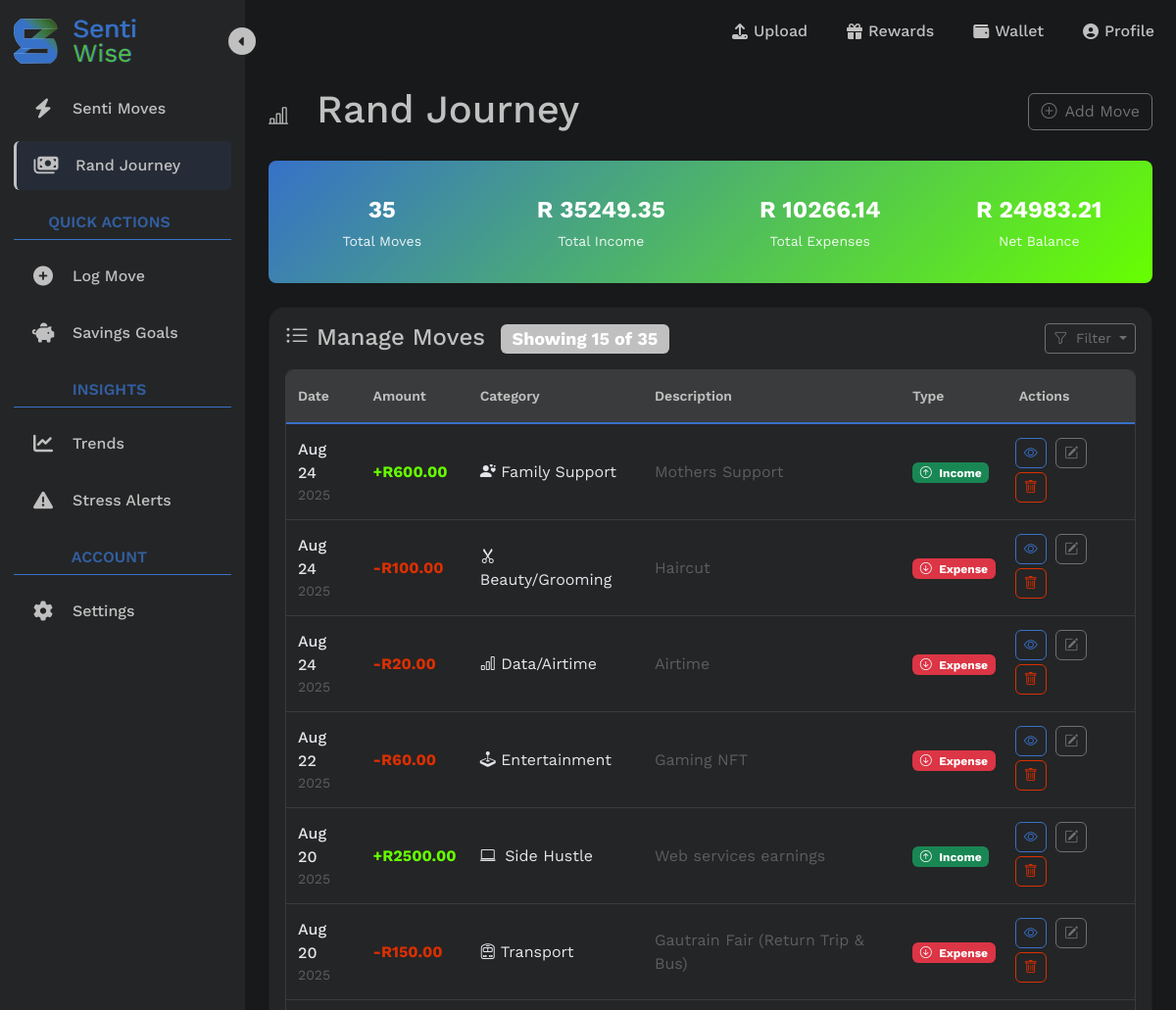
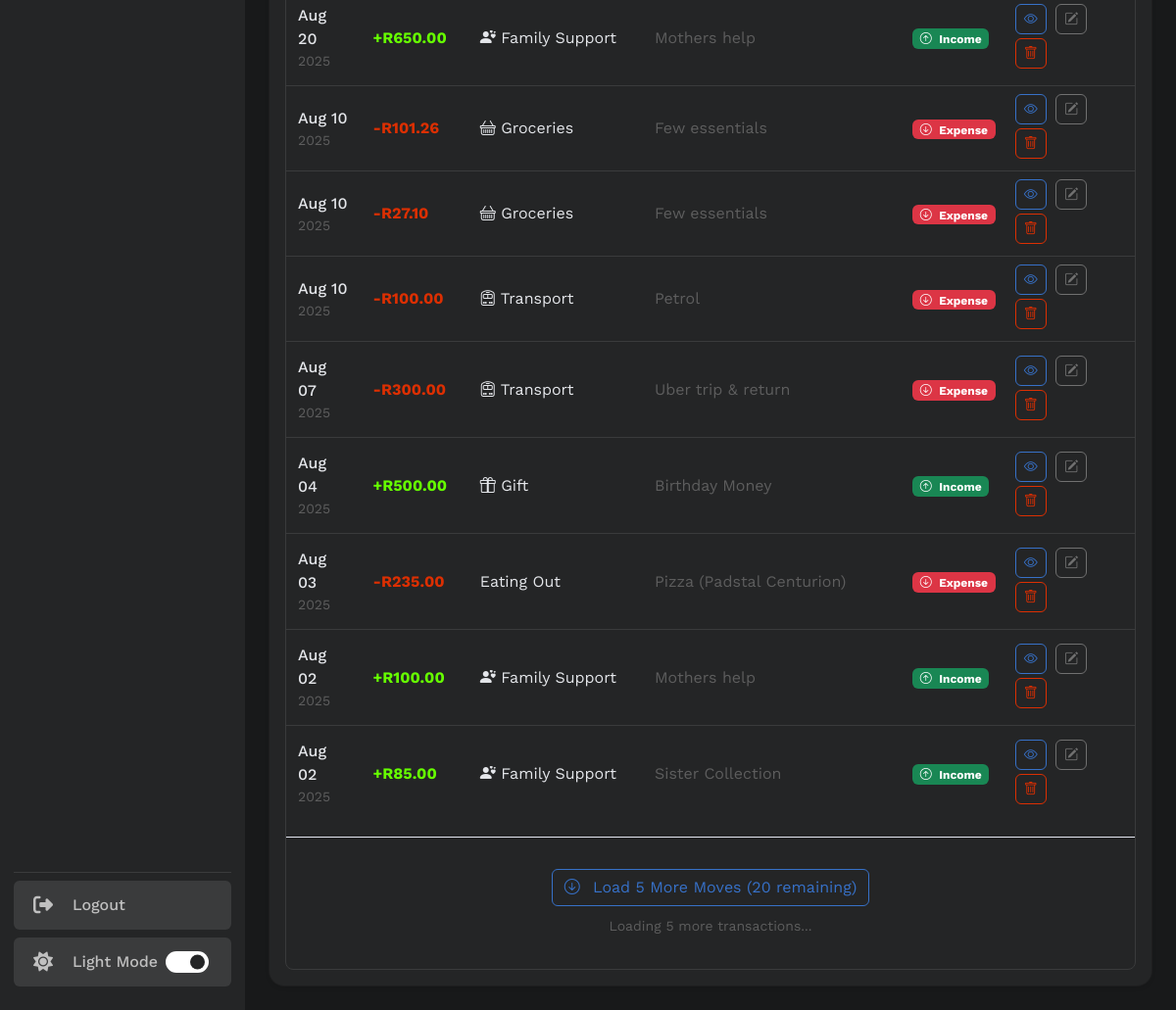
Before: /transactions/list/ (signed in) with the older database file (2 pictures, top to bottom).
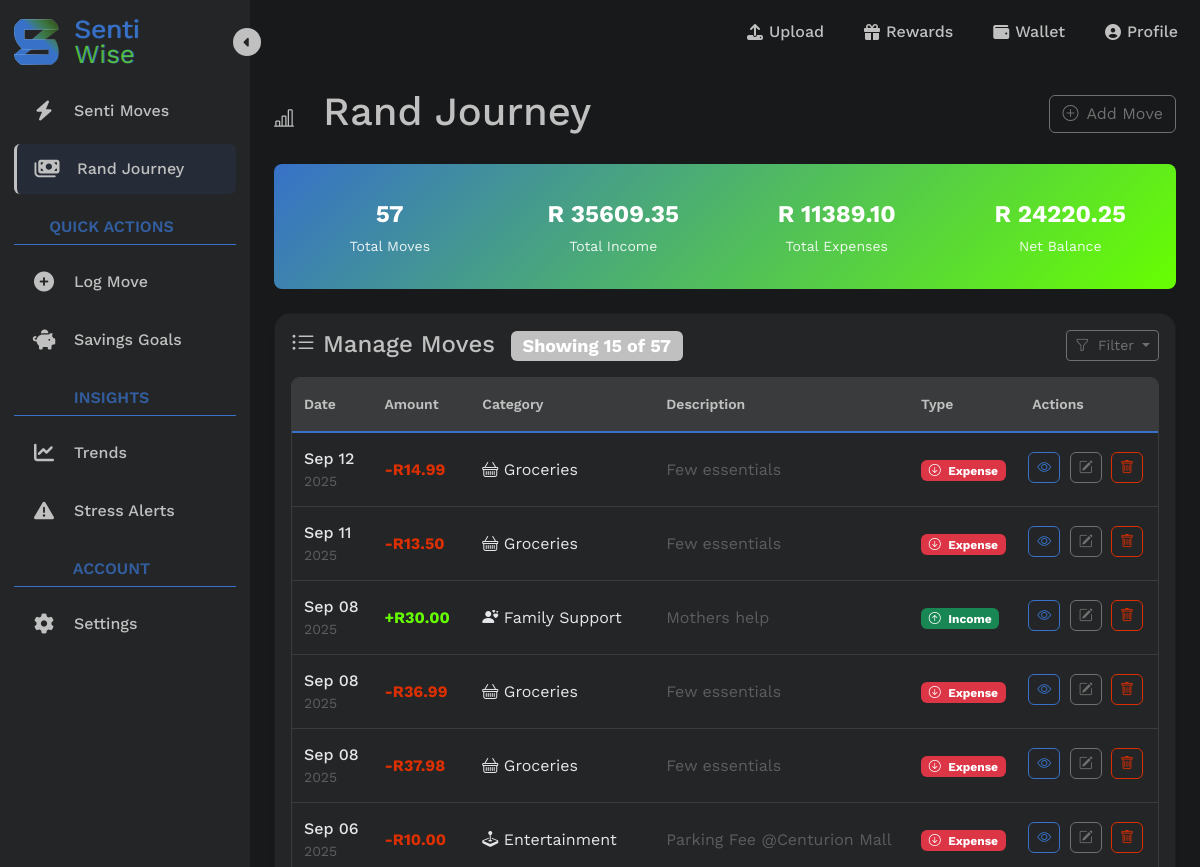
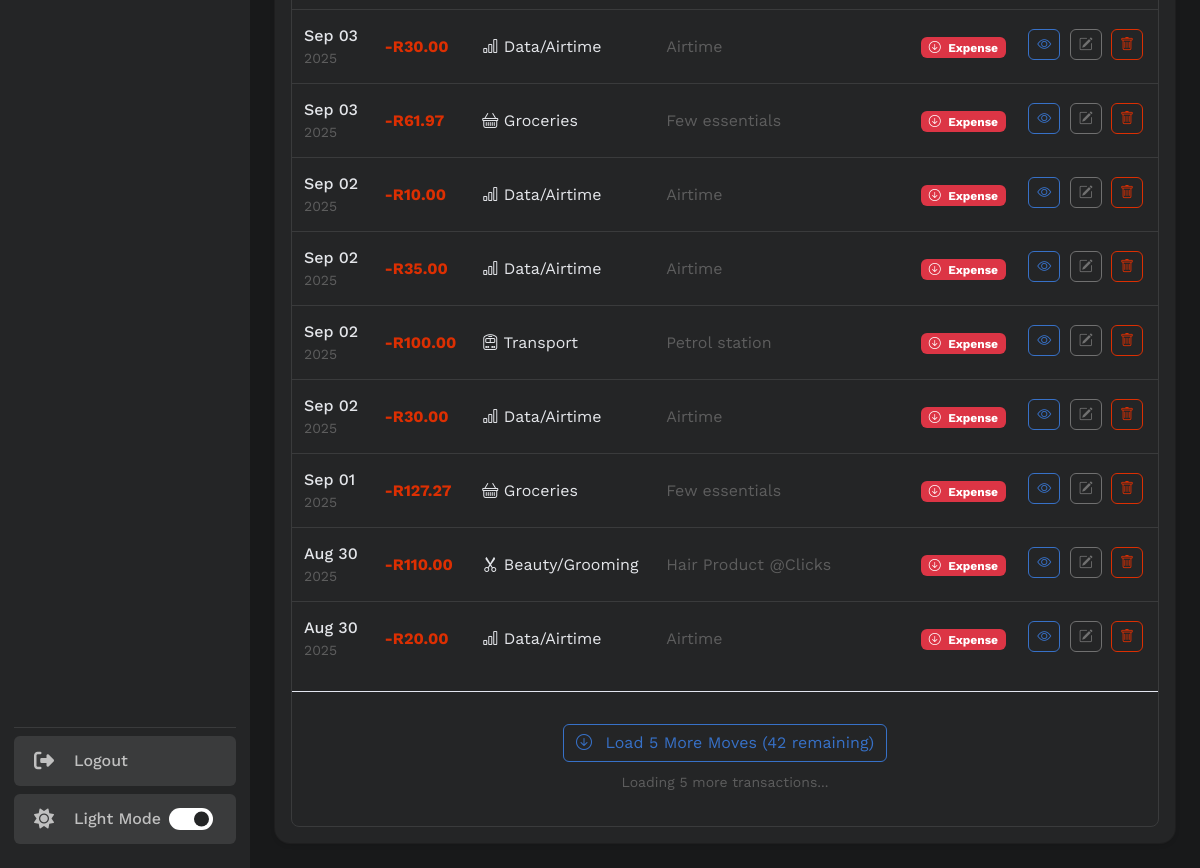
After: the same page with the newer database file (2 pictures, top to bottom).
### transactions/models.py (models this page shows, shortened)
class Transaction(models.Model):
    TRANSACTION_TYPES = (
        ('income', 'Income'),
        ('expense', 'Expense'),
    )
    user = models.ForeignKey(User, on_delete=models.CASCADE, related_name='transactions')
    amount = models.DecimalField(max_digits=10, decimal_places=2)
    category = models.CharField(max_length=22, choices=Category.DEFAULT_CATEGORIES) # preset categories in form
    date = models.DateField()
    type = models.CharField(max_length=7, choices=TRANSACTION_TYPES)
    description = models.CharField(max_length=255, blank=True)

### transactions/views.py (the view)
# urls.py: path('transactions/list/', transactions_list_page, name='list_transaction'), # Read: list all
@login_required(login_url='login')
def transactions_list_page(request):
    print(f"DEBUG: GET parameters: {dict(request.GET)}")
    transaction_filter = TransactionFilter(
        request.GET,
        queryset = Transaction.objects.filter(user=request.user).order_by('-date')
    )
    print(f"DEBUG: Filter form is_valid: {transaction_filter.form.is_valid()}")
    print(f"DEBUG: Filter form data: {transaction_filter.form.data}")
    print(f"DEBUG: Filter form cleaned_data: {getattr(transaction_filter.form, 'cleaned_data', 'No cleaned_data')}")
    filtered_qs = transaction_filter.qs
    print(f"DEBUG: SQL Query: {str(filtered_qs.query)}")
    print(f"DEBUG: Filtered count: {filtered_qs.count()}")
    sample_transactions = list(filtered_qs[:5])
    print(f"DEBUG: Sample transaction types: {[t.type for t in sample_transactions]}")
    page = request.GET.get('page', 1)
    page_size = int(request.GET.get('page_size', 15)) # Initial load: 15, subsequent: 5
    if request.headers.get('X-Requested-With') == 'XMLHttpRequest':
        return handle_ajax_transactions(request, filtered_qs)
    paginator = Paginator(filtered_qs, 15)
    initial_transactions = paginator.get_page(1)
    net_totals = filtered_qs.aggregate(
        net_income = Sum('amount', filter=Q(type='income')),
        net_expenses = Sum('amount', filter=Q(type='expense'))
    )
    net_income = net_totals['net_income'] or 0
    net_expenses = net_totals['net_expenses'] or 0
    net_balance = net_income - net_expenses
    context = {
        'transactions': initial_transactions,
        'total_count': filtered_qs.count(),
        'initial_load_count': len(initial_transactions),
        'total_income': float(net_income),
        'total_expenses': float(net_expenses),
        'net_balance': float(net_balance), # Net Balance
        'has_more': initial_transactions.has_next(),
        'current_page': 1,
        'filter': transaction_filter,
        'current_filter_type': request.GET.get('transaction_type', 'all')
    }
    return render(request, "transactions/list_transaction.html", context)

### transactions/templates/transactions/list_transaction.html (shortened to what the changed rows need)
{% extends 'transactions/testing-new-sidebar/index-2.html' %}
{% load crispy_forms_tags %}
{% load static %}
{% load sass_tags %}
{% block main_content %}
<main class="tracker-main-content p-4 flex-grow-1">
    <div class="d-flex justify-content-between align-items-center mb-4">
        <div>
            <h1 class="text-primary mb-1"><i class="bi bi-bar-chart-line me-3 fs-5"></i>
                Rand Journey
            </h1>
        </div>
    </div>
    <div class="row g-3 mb-4">
        <div class="col-12">
            <div class="stats-summary p-3">
                <div class="row text-center">
                    <div class="col-6 col-md-3">
                        <div class="stat-item">
                            <div class="stat-value">{{ total_count }}</div>
                            <div class="stat-label">Total Moves</div>
                        </div>
                    </div>
                    <div class="col-6 col-md-3">
                        <div class="stat-item">
                            <div class="stat-value">R {{ total_income|floatformat:2 }}</div>
                            <div class="stat-label">Total Income</div>
                        </div>
                    </div>
                    <div class="col-6 col-md-3">
                        <div class="stat-item">
                            <div class="stat-value">R {{ total_expenses|floatformat:2 }}</div>
                            <div class="stat-label">Total Expenses</div>
                        </div>
                    </div>
                    <div class="col-6 col-md-3">
                        <div class="stat-item">
                            <div class="stat-value">R {{ net_balance|floatformat:2 }}</div>
                            <div class="stat-label">Net Balance</div>
                        </div>
                    </div>
                </div>
            </div>
        </div>
    </div>
    <div class="card bg-card-color shadow-sm mobile-scroll-fade">
        <div class="card-body">
            <div class="top-items d-flex justify-content-between align-items mb-3">
                <h4 class="card-title text-primary mb-0">
                    <span class="badge bg-primary ms-2">
                        Showing <span id="showingCount">{{ initial_load_count|default:transactions.count }}</span>
                        of <span id="totalTransactions">{{ total_count }}</span>
                    </span>
                </h4>
            </div>
            {% if total_count > 0 %}
            <div class="table-responsive">
                <table class="table table-hover">
                    <thead>
                        <tr>
                            <th>Date</th>
                            <th>Amount</th>
                            <th>Category</th>
                            <th>Description</th>
                            <th>Type</th>
                            <th>Actions</th>
                        </tr>
                    </thead>
                    <tbody id="transactionsTableBody">
                        {% for t in transactions %}
                        <tr>
                            <td data-label="Date">
                                <div class="d-flex flex-column">
                                    <span class="fw-medium">{{ t.date|date:"M d" }}</span>
                                    <small class="text-muted">{{ t.date|date:"Y" }}</small>
                                </div>
                            </td>
                            <td data-label="Amount">
                                <span class="fw-bold {% if t.type == 'income' %}text-success{% else %}text-danger{% endif %}">
                                    {% if t.type == 'income' %}+{% else %}-{% endif %}R{{ t.amount }}
                                </span>
                            </td>
                            <td data-label="Category">
                                <div class="category-icon-text">
                                    {% if t.category == 'SALARY' %}
                                    <i class="bi bi-briefcase me-1"></i> Work/Salary
                                    {% elif t.category == 'SIDE_HUSTLE' %}
                                    <i class="bi bi-laptop me-1"></i> Side Hustle
                                    {% elif t.category == 'BUSARY' %}
                                    <i class="bi bi-mortarboard"></i> Scholarship/Bursary
                                    {% elif t.category == 'ALLOWANCE' %}
                                    <i class="bi bi-person-hearts"></i> Family Support
                                    {% elif t.category == 'STUDENT_LOAN' %}
                                    <i class="bi bi-buildings"></i> Student Loan
                                    {% elif t.category == 'GRANT' %}
                                    <i class="bi bi-clipboard-check"></i> Grant
                                    {% elif t.category == 'GIFT' %}
                                    <i class="bi bi-gift"></i> Gift
                                    {% elif t.category == 'GROCERIES' %}
                                    <i class="bi bi-basket"></i> Groceries
                                    {% elif t.category == 'RENT' %}
                                    <i class="bi bi-house"></i> Rent/Accomodation
                                    {% elif t.category == 'TRANSPORT' %}
                                    <i class="bi bi-train-front"></i> Transport
                                    {% elif t.category == 'DATA' %}
                                    <i class="bi bi-bar-chart"></i> Data/Airtime
                                    {% elif t.category == 'GYM' %}
                                    <i class="bi bi-heart-pulse-fill"></i> Gym/Fitness
                                    {% elif t.category == 'INSURANCE' %}
                                    <i class="bi bi-bank"></i> Insurance
                                    {% elif t.category == 'DEBT' %}
                                    <i class="bi bi-credit-card"></i> Debt Repayment
                                    {% elif t.category == 'ENTERTAINMENT' %}
                                    <i class="bi bi-joystick"></i> Entertainment
                                    {% elif t.category == 'DINING' %}
                                     Eating Out
                                    {% elif t.category == 'EDUCATION' %}
                                    <i class="bi bi-book"></i> Education
                                    {% elif t.category == 'HEALTH' %}
                                    <i class="bi bi-bandaid"></i> Health/Medical
                                    {% elif t.category == 'CLOTHING' %}
                                    <i class="bi bi-bag"></i> Clothing
                                    {% elif t.category == 'SAVINGS' %}
                                    <i class="bi bi-piggy-bank"></i> Savings/Invenstments
                                    {% elif t.category == 'SUBSCRIPTIONS' %}
                                    <i class="bi bi-person-vcard"></i> Subscriptions
                                    {% elif t.category == 'PERSONAL_GROOMING' %}
                                    <i class="bi bi-scissors"></i> Beauty/Grooming
                                    {% else %}
                                    {{ category_display|default:t.category }}
                                    {% endif %}
                                </div>
                            </td>
                            <td data-label="Description" class="d-none d-md-table-cell">
                                <span class="text-muted">{{ t.description|truncatechars:50 }}</span>
                            </td>
                            <td data-label="Type">
                                <span class="badge {% if t.type == 'income' %}bg-success{% else %}bg-danger{% endif %}">
                                    <i class="bi {% if t.type == 'income' %}bi-arrow-up-circle{% else %}bi-arrow-down-circle{% endif %} me-1"></i>
                                    {{ t.type|title }}
                                </span>
                            </td>
                            <td data-label="Actions" class="actions">
                                <div class="d-none d-md-block">
                                    <a href="{% url 'detail_transaction' t.id %}" class="btn btn-sm btn-outline-primary rounded" title="View Details">
                                        <i class="bi bi-eye"></i>
                                    </a>
                                    <a href="{% url 'edit_transaction' t.id %}" class="btn btn-sm btn-outline-dark rounded" title="Edit">
                                        <i class="bi bi-pencil-square"></i>
                                    </a>
                                    <a href="{% url 'delete_transaction' t.id %}" class="btn btn-sm btn-outline-danger rounded" title="Delete">
                                        <i class="bi bi-trash"></i>
                                    </a>
                                </div>
                            </td>
                        </tr>
                        {% endfor %}
                    </tbody>
                </table>
                {% if has_more %}
                <div class="load-more-container" id="loadMoreContainer">
                    <button class="btn btn-outline-primary btn-load-more" id="loadMoreBtn">
                        <span class="load-text">
                        </span>
                    </button>
                    <div class="mt-2">
                        <small class="text-muted">
                            Loading <span id="loadingBatch">5</span> more transactions...
                        </small>
                    </div>
                </div>
                {% endif %}
            </div>
            {% endif %}
        </div>
    </div>
</main>
{% endblock %}

Changed rows visible on the page:
no longer on this page (row edited): Transaction: date "Aug 24", date "2025", amount "600.00", category "ALLOWANCE" (drawn), description "Mothers Support", type "Income"
no longer on this page (row edited): Transaction: date "Aug 24", date "2025", amount "100.00", shows "Beauty/Grooming", description "Haircut", type "Expense"
no longer on this page (row unchanged): Transaction: date "Aug 24", date "2025", amount "20.00", category "DATA" (drawn), description "Airtime", type "Expense"
no longer on this page (row unchanged): Transaction: date "Aug 22", date "2025", amount "60.00", category "ENTERTAINMENT" (drawn), description "Gaming NFT", type "Expense"
no longer on this page (row unchanged): Transaction: date "Aug 20", date "2025", amount "2500.00", category "SIDE_HUSTLE" (drawn), description "Web services earnings", type "Income"
no longer on this page (row unchanged): Transaction: date "Aug 20", date "2025", amount "150.00", category "TRANSPORT" (drawn), description "Gautrain Fair (Return Trip & Bus)", type "Expense"
no longer on this page (row unchanged): Transaction: date "Aug 20", date "2025", amount "650.00", category "ALLOWANCE" (drawn), description "Mothers help", type "Income"
no longer on this page (row unchanged): Transaction: date "Aug 10", date "2025", amount "101.26", category "GROCERIES" (drawn), description "Few essentials", type "Expense"
no longer on this page (row unchanged): Transaction: date "Aug 10", date "2025", amount "27.10", category "GROCERIES" (drawn), description "Few essentials", type "Expense"
no longer on this page (row unchanged): Transaction: date "Aug 10", date "2025", amount "100.00", category "TRANSPORT" (drawn), description "Petrol", type "Expense"
no longer on this page (row unchanged): Transaction: date "Aug 07", date "2025", amount "300.00", category "TRANSPORT" (drawn), description "Uber trip & return", type "Expense"
no longer on this page (row unchanged): Transaction: date "Aug 04", date "2025", amount "500.00", category "GIFT" (drawn), description "Birthday Money", type "Income"
no longer on this page (row unchanged): Transaction: date "Aug 03", date "2025", amount "235.00", category "Eating Out", description "Pizza (Padstal Centurion)", type "Expense"
no longer on this page (row unchanged): Transaction: date "Aug 02", date "2025", amount "100.00", category "ALLOWANCE" (drawn), description "Mothers help", type "Income"
no longer on this page (row unchanged): Transaction: date "Aug 02", date "2025", amount "85.00", category "ALLOWANCE" (drawn), description "Sister Collection", type "Income"
added Transaction: date "Sep 12", date "2025", amount "14.99", category "GROCERIES" (drawn), description "Few essentials", type "Expense"
added Transaction: date "Sep 11", date "2025", amount "13.50", category "GROCERIES" (drawn), description "Few essentials", type "Expense"
added Transaction: date "Sep 08", date "2025", amount "30.00", category "ALLOWANCE" (drawn), description "Mothers help", type "Income"
added Transaction: date "Sep 08", date "2025", amount "36.99", category "GROCERIES" (drawn), description "Few essentials", type "Expense"
added Transaction: date "Sep 08", date "2025", amount "37.98", category "GROCERIES" (drawn), description "Few essentials", type "Expense"
added Transaction: date "Sep 06", date "2025", amount "10.00", category "ENTERTAINMENT" (drawn), description "Parking Fee @Centurion Mall", type "Expense"
added Transaction: date "Sep 03", date "2025", amount "30.00", category "DATA" (drawn), description "Airtime", type "Expense"
added Transaction: date "Sep 03", date "2025", amount "61.97", category "GROCERIES" (drawn), description "Few essentials", type "Expense"
added Transaction: date "Sep 02", date "2025", amount "10.00", category "DATA" (drawn), description "Airtime", type "Expense"
added Transaction: date "Sep 02", date "2025", amount "35.00", category "DATA" (drawn), description "Airtime", type "Expense"
added Transaction: date "Sep 02", date "2025", amount "100.00", category "TRANSPORT" (drawn), description "Petrol station", type "Expense"
added Transaction: date "Sep 02", date "2025", amount "30.00", category "DATA" (drawn), description "Airtime", type "Expense"
added Transaction: date "Sep 01", date "2025", amount "127.27", category "GROCERIES" (drawn), description "Few essentials", type "Expense"
added Transaction: date "Aug 30", date "2025", amount "110.00", shows "Beauty/Grooming", description "Hair Product @Clicks", type "Expense"
added Transaction: date "Aug 30", date "2025", amount "20.00", category "DATA" (drawn), description "Airtime", type "Expense"
Other visible differences:
{{ total_count }}: "35" → "57"
{{ total_income|floatformat:2 }}: "35249.35" → "35609.35"
{{ total_expenses|floatformat:2 }}: "10266.14" → "11389.10"
{{ net_balance|floatformat:2 }}: "24983.21" → "24220.25"
text written by a page script: "Load 5 More Moves (20 remaining)" → "Load 5 More Moves (42 remaining)"
